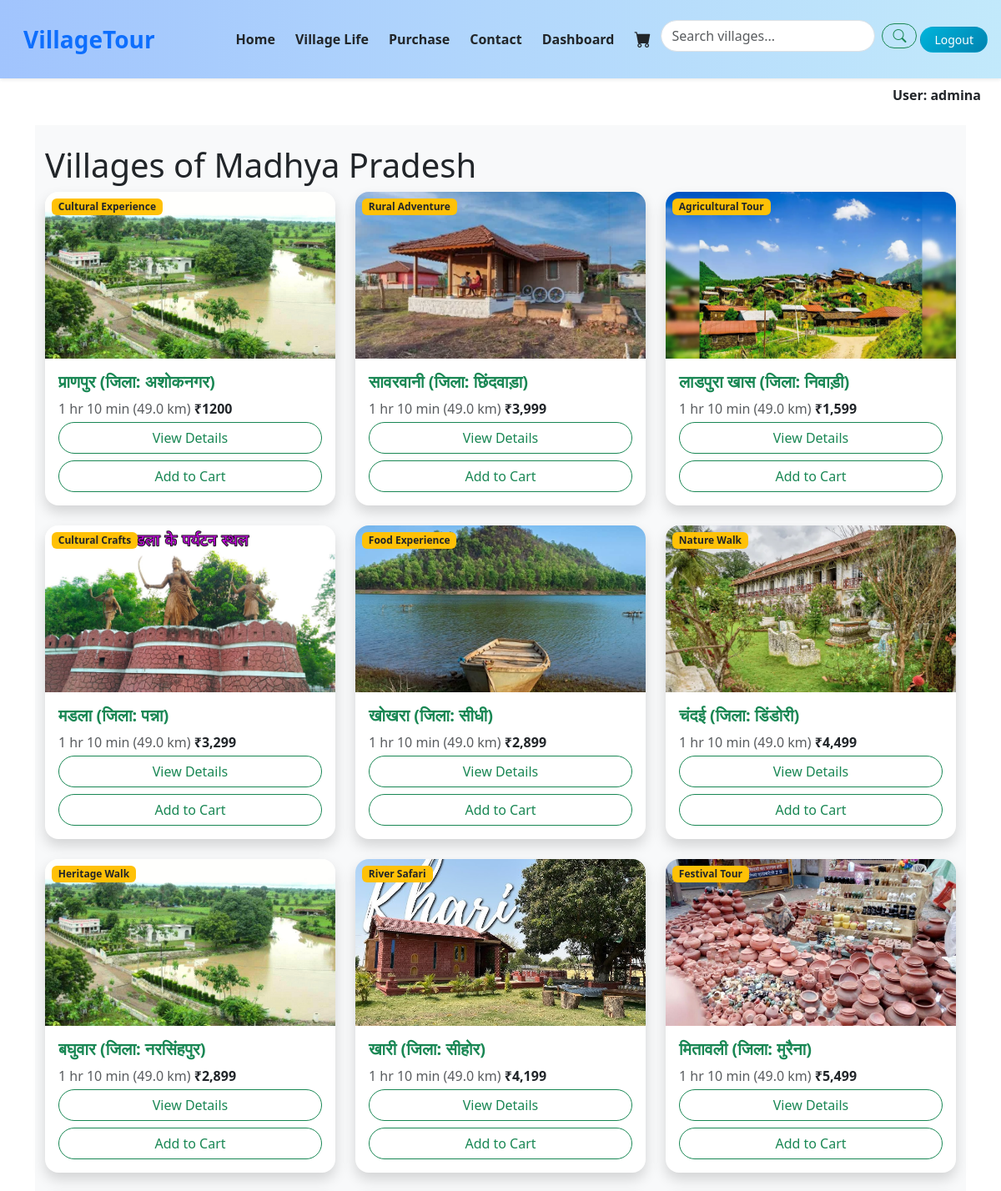
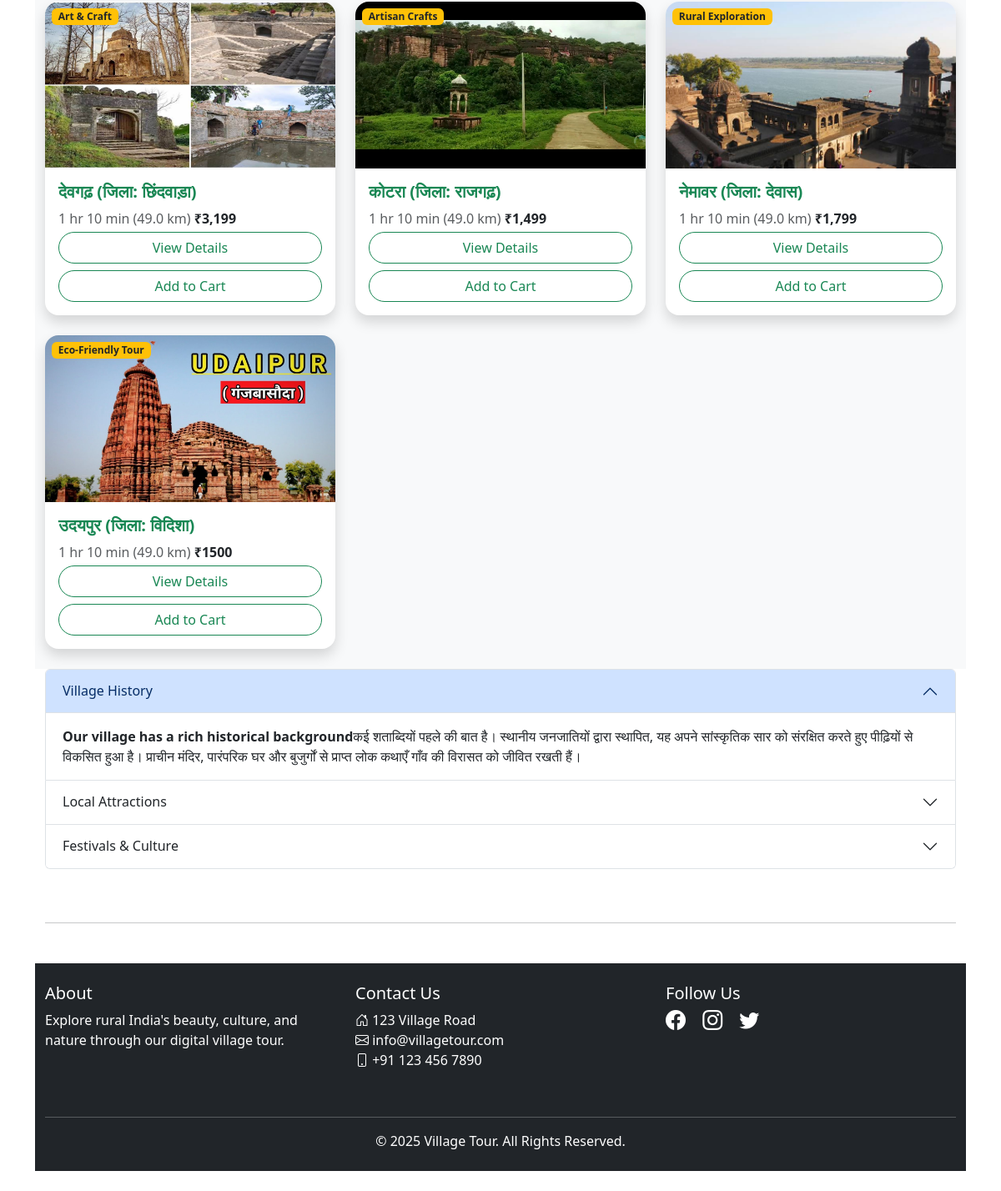
The page /village_list1/1 on the database its author committed (2 pictures, top to bottom).
### myvillageapp/models.py (models this page shows, shortened)
class User(models.Model):
    profile_pic = models.ImageField(upload_to='profile_pics/', default='default.jpeg/*', blank=True)
    username = models.CharField(max_length=100)
    email = models.EmailField(unique=True)
    password = models.CharField(max_length=100)
    phone = models.IntegerField()

class Village(models.Model):
    name = models.CharField(max_length=100)
    district = models.CharField(max_length=100)
    price = models.CharField(max_length=100)
    description = models.TextField()
    image = models.ImageField(upload_to='villages/')
    distance = models.CharField(max_length=100)
    category = models.CharField(max_length=100)

### myvillageapp/views.py (the view)
# urls.py: path('village_list1/<int:pk>', views.village_list1, name='village_list1'),
def village_list1(request, pk):
    user = User.objects.get(id=pk)
    databreak = {
        'id': user.id,
        'username': user.username,
        'email': user.email,
        'phone': user.phone,
        'password': user.password
    }
    msg = 'successfully logged in'
    query = request.GET.get('q')
    print('hello')
    if query:
        villages = Village.objects.filter(
            Q(name__icontains=query) |
            Q(district__icontains=query) |
            Q(description__icontains=query) |
            Q(category__icontains=query) |
            Q(price__icontains=query)
        )
        return render(request, 'village_list.html', {'villages': villages, 'query': query,'msg': msg, 'user': databreak})
    else:
        villages = Village.objects.all()
        return render(request, 'village_list.html', {'villages': villages, 'user': databreak})

### myvillageapp/templates/village_list.html (shortened to what this page needs)
{% extends "common.html" %}
{% load static %}
{% block content %}
<div class="bg-light">
<div class="container py-4">
<h1>Villages of Madhya Pradesh</h1>
  <div class="row row-cols-1 row-cols-md-3 g-4">
    {% for village in villages %}
    <div class="col">
      <div class="card h-100 border-0 shadow rounded-4 overflow-hidden">
        <div class="position-relative">
          <img src="{{ village.image.url }}" style="object-fit: cover; height: 200px;" class="card-img-top" alt="Village Image">
          <span class="badge bg-warning text-dark position-absolute top-0 start-0 m-2">{{ village.category }}</span>
        </div>
        <div class="card-body">
          <h5 class="card-title text-success fw-bold">{{ village.name }} (जिला: {{ village.district }})</h5>
          <p class="text-muted mb-1">1 hr 10 min (49.0 km)  <span class="fw-semibold text-dark">{{village.price}}</span></p>
          <div class="d-grid gap-2" style="display: flex;">
          {% if user.id %}
          <a href="{% url 'village_detail1' pk=user.id it=village.id %}" class="btn btn-outline-success w-100 rounded-pill">View Details</a>
          <a href="{% url 'addcard1' pk=user.id it=village.id %}" class="btn btn-outline-success w-100 rounded-pill">Add to Cart</a>
          {% else %}
          <a href="{% url 'village_detail' pk=village.id %}" class="btn btn-outline-success w-100 rounded-pill">View Details</a>
          <a href="{% url 'addcard' it=village.id %}" class="btn btn-outline-success w-100 rounded-pill">Add to Cart</a>
          {% endif %}
          </div>
        </div>
      </div>
    </div>
    {% empty %}
    <p class="text-center text-danger">कोई परिणाम नहीं मिला</p>
    {% endfor %}
  </div>
</div>
</div>
<div class="container-fluid">
  <div class="row">
    <div class="col-lg-12">
<div class="accordion" id="accordionExample">
  <div class="accordion-item">
    <h2 class="accordion-header" id="headingOne">
      <button class="accordion-button" type="button" data-bs-toggle="collapse" data-bs-target="#collapseOne" aria-expanded="true" aria-controls="collapseOne">
        Village History
      </button>
    </h2>
    <div id="collapseOne" class="accordion-collapse collapse show" aria-labelledby="headingOne" data-bs-parent="#accordionExample">
      <div class="accordion-body">
        <strong>Our village has a rich historical background</strong>कई शताब्दियों पहले की बात है। स्थानीय जनजातियों द्वारा स्थापित, यह अपने सांस्कृतिक सार को संरक्षित करते हुए पीढ़ियों से विकसित हुआ है। प्राचीन मंदिर, पारंपरिक घर और बुजुर्गों से प्राप्त लोक कथाएँ गाँव की विरासत को जीवित रखती हैं।
      </div>
    </div>
  </div>
  <div class="accordion-item">
    <h2 class="accordion-header" id="headingTwo">
      <button class="accordion-button collapsed" type="button" data-bs-toggle="collapse" data-bs-target="#collapseTwo" aria-expanded="false" aria-controls="collapseTwo">
        Local Attractions
      </button>
    </h2>
  </div>
  <div class="accordion-item">
    <h2 class="accordion-header" id="headingThree">
      <button class="accordion-button collapsed" type="button" data-bs-toggle="collapse" data-bs-target="#collapseThree" aria-expanded="false" aria-controls="collapseThree">
        Festivals & Culture
      </button>
    </h2>
  </div>
</div>
</div>
</div>
<br>
<br>
<hr>
{% endblock %}

### myvillageapp/templates/common.html (shortened to what this page needs)
{% load static %}
{% block css %}
  <link rel="stylesheet" href="{% static 'css/common.css' %}">
{% endblock css %}
<!DOCTYPE html>
<html lang="en">
<head>
  <link href="https://cdn.jsdelivr.net/npm/bootstrap@5.3.3/dist/css/bootstrap.min.css" rel="stylesheet">
  <link href="https://cdn.jsdelivr.net/npm/bootstrap-icons/font/bootstrap-icons.css" rel="stylesheet">
</head>
<body>
<nav class="navbar navbar-expand-lg navbar-light bg-white shadow-sm py-3 sticky-top" style="backdrop-filter: blur(10px); background: linear-gradient(to right, #a1c4fd, #c2e9fb);">
  <div class="container-fluid">
    <a class="navbar-brand fw-bold text-primary fs-3 ms-3" href="#">VillageTour</a>
    <div class="collapse navbar-collapse" id="mainNavbar">
      <ul class="navbar-nav ms-auto align-items-lg-center mb-2 mb-lg-0">
        {% if user.id %}
          <li class="nav-item mx-1">
            <a class="nav-link fw-semibold text-dark" href="{% url 'village_list1' pk=user.id %}">Home</a>
          </li>
          <li class="nav-item mx-1">
            <a class="nav-link fw-semibold text-dark" href="{% url 'village_life1' pk=user.id %}">Village Life</a>
          </li>
          <li class="nav-item mx-1">
            <a class="nav-link fw-semibold text-dark" href="{% url 'Purchase1' pk=user.id %}">Purchase</a>
          </li>
          <li class="nav-item mx-1">
            <a class="nav-link fw-semibold text-dark" href="{% url 'contact1' pk=user.id %}">Contact</a>
          </li>
          <li class="nav-item mx-1">
            <a class="nav-link fw-semibold text-dark" href="{% url 'dashboard1' pk=user.id %}">Dashboard</a>
          </li>
          <li class="nav-item mx-1">
            <a class="nav-link text-dark" href="{% url 'showcart1' pk=user.id %}"><i class="bi bi-cart-fill fs-5"></i></a>
          </li>
          <form action="{% url 'village_list' %}" class="d-flex align-items-center mt-2" role="search">
          <input type="text" name="q" class="form-control me-2 rounded-pill" placeholder="Search villages..." aria-label="Search">
          <button class="btn btn-outline-success rounded-pill" type="submit">
            <i class="bi bi-search"></i>
          </button>
        </form>
          <li class="nav-item mx-1">
            <a class="btn btn-gradient-primary rounded-pill px-3 btn-sm" href="{% url 'village_list' %}">Logout</a>
          </li>
        {% endif %}
      </ul>
    </div>
  </div>
</nav>
{% if user.id %}
<div class="text-end pe-4 mt-2 d-none d-lg-block">
  <span class="fw-bold text-dark">User: {{ user.username }}</span>
</div>
{% endif %}
<div class="container my-4">
  {% block content %}{% endblock %}
</div>
<footer class="bg-dark text-white py-4 mt-5">
  <div class="container">
    <div class="row">
      <div class="col-md-4 mb-3">
        <h5><a href="{% url 'about' %}" class="text-white text-decoration-none">About</a></h5>
        <p>Explore rural India's beauty, culture, and nature through our digital village tour.</p>
      </div>
      <div class="col-md-4 mb-3">
        <h5>Contact Us</h5>
        <ul class="list-unstyled">
          <li><i class="bi bi-house-door"></i> 123 Village Road</li>
          <li><i class="bi bi-envelope"></i> info@villagetour.com</li>
          <li><i class="bi bi-phone"></i> +91 123 456 7890</li>
        </ul>
      </div>
      <div class="col-md-4 mb-3">
        <h5>Follow Us</h5>
        <div>
          <a href="https://facebook.com" class="text-white me-3"><i class="bi bi-facebook fs-4"></i></a>
          <a href="https://instagram.com" class="text-white me-3"><i class="bi bi-instagram fs-4"></i></a>
          <a href="https://twitter.com" class="text-white"><i class="bi bi-twitter fs-4"></i></a>
        </div>
      </div>
    </div>
    <hr class="border-light mt-4">
    <div class="text-center">
      &copy; 2025 Village Tour. All Rights Reserved.
    </div>
  </div>
</footer>
</body>
</html>

### myvillageapp/templates/common.html (style rules this page uses)
.btn-gradient-primary { background: linear-gradient(135deg, #00b4db, #0083b0); color: white; transition: all 0.3s ease-in-out; }

### rows shown on the page
User: username "admina"
Village: image (picture), category "Cultural Experience", name "प्राणपुर", district "अशोकनगर", price "₹1200"
Village: image (picture), category "Rural Adventure", name "सावरवानी", district "छिंदवाड़ा", price "₹3,999"
Village: image (picture), category "Agricultural Tour", name "लाडपुरा खास", district "निवाड़ी", price "₹1,599"
Village: image (picture), category "Cultural Crafts", name "मडला", district "पन्ना", price "₹3,299"
Village: image (picture), category "Food Experience", name "खोखरा", district "सीधी", price "₹2,899"
Village: image (picture), category "Nature Walk", name "चंदई", district "डिंडोरी", price "₹4,499"
Village: image (picture), category "Heritage Walk", name "बघुवार", district "नरसिंहपुर", price "₹2,899"
Village: image (picture), category "River Safari", name "खारी", district "सीहोर", price "₹4,199"
Village: image (picture), category "Festival Tour", name "मितावली", district "मुरैना", price "₹5,499"
Village: image (picture), category "Art & Craft", name "देवगढ़", district "छिंदवाड़ा", price "₹3,199"
Village: image (picture), category "Artisan Crafts", name "कोटरा", district "राजगढ़", price "₹1,499"
Village: image (picture), category "Rural Exploration", name "नेमावर", district "देवास", price "₹1,799"
Village: image (picture), category "Eco-Friendly Tour", name "उदयपुर", district "विदिशा", price "₹1500"
